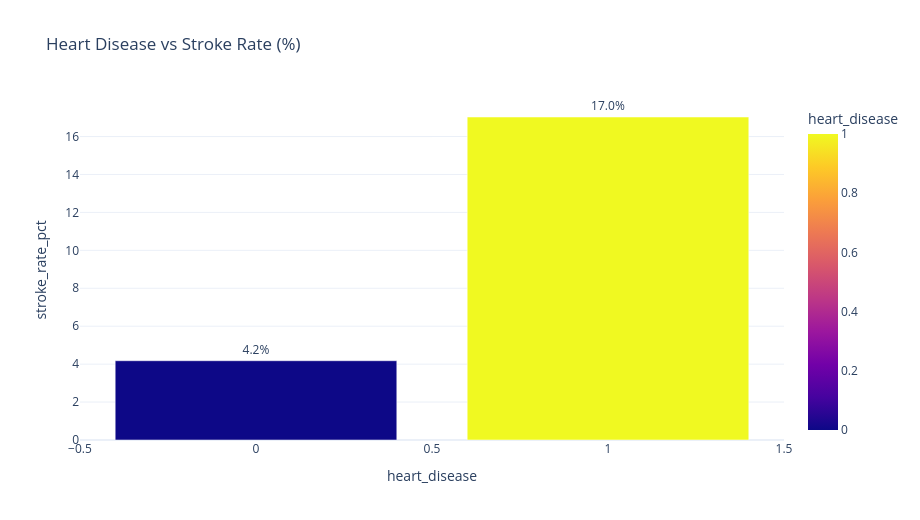

Write notebook code for a chart like this one.
### Markdown cell above
### Variable: heart_disease

Comorbidity analysis supporting Research Question 3.

### Code cell
rate_df = df_clean.groupby("heart_disease")["stroke"].mean().reset_index(name="stroke_rate")
rate_df["stroke_rate_pct"] = rate_df["stroke_rate"] * 100
fig = px.bar(rate_df, x="heart_disease", y="stroke_rate_pct", title="Heart Disease vs Stroke Rate (%)",
             text="stroke_rate_pct", color="heart_disease")
fig.update_traces(texttemplate="%{text:.1f}%", textposition="outside")
show_and_save(fig, "03_eda", "heart_disease_stroke_rate_bar_chart.png")
rate_df

### Figure 1 — Plotly figure (JSON) as saved in the notebook; plotly's stock layout.template omitted (floating-point values rounded to 4 significant figures)
{"data": [{"hovertemplate": "heart_disease=%{marker.color}<br>stroke_rate_pct=%{text}<extra></extra>", "legendgroup": "", "marker": {"color": [0, 1], "coloraxis": "coloraxis", "pattern": {"shape": ""}}, "name": "", "orientation": "v", "showlegend": false, "text": [4.18, 17.03], "textposition": "outside", "texttemplate": "%{text:.1f}%", "type": "bar", "x": [0, 1], "xaxis": "x", "y": [4.18, 17.03], "yaxis": "y"}], "layout": {"barmode": "relative", "coloraxis": {"colorbar": {"title": {"text": "heart_disease"}}, "colorscale": [[0, "#0d0887"], [0.1111, "#46039f"], [0.2222, "#7201a8"], [0.3333, "#9c179e"], [0.4444, "#bd3786"], [0.5556, "#d8576b"], [0.6667, "#ed7953"], [0.7778, "#fb9f3a"], [0.8889, "#fdca26"], [1, "#f0f921"]]}, "height": 520, "legend": {"tracegroupgap": 0}, "title": {"text": "Heart Disease vs Stroke Rate (%)"}, "width": 920, "xaxis": {"anchor": "y", "domain": [0, 1], "title": {"text": "heart_disease"}}, "yaxis": {"anchor": "x", "domain": [0, 1], "title": {"text": "stroke_rate_pct"}}}}
